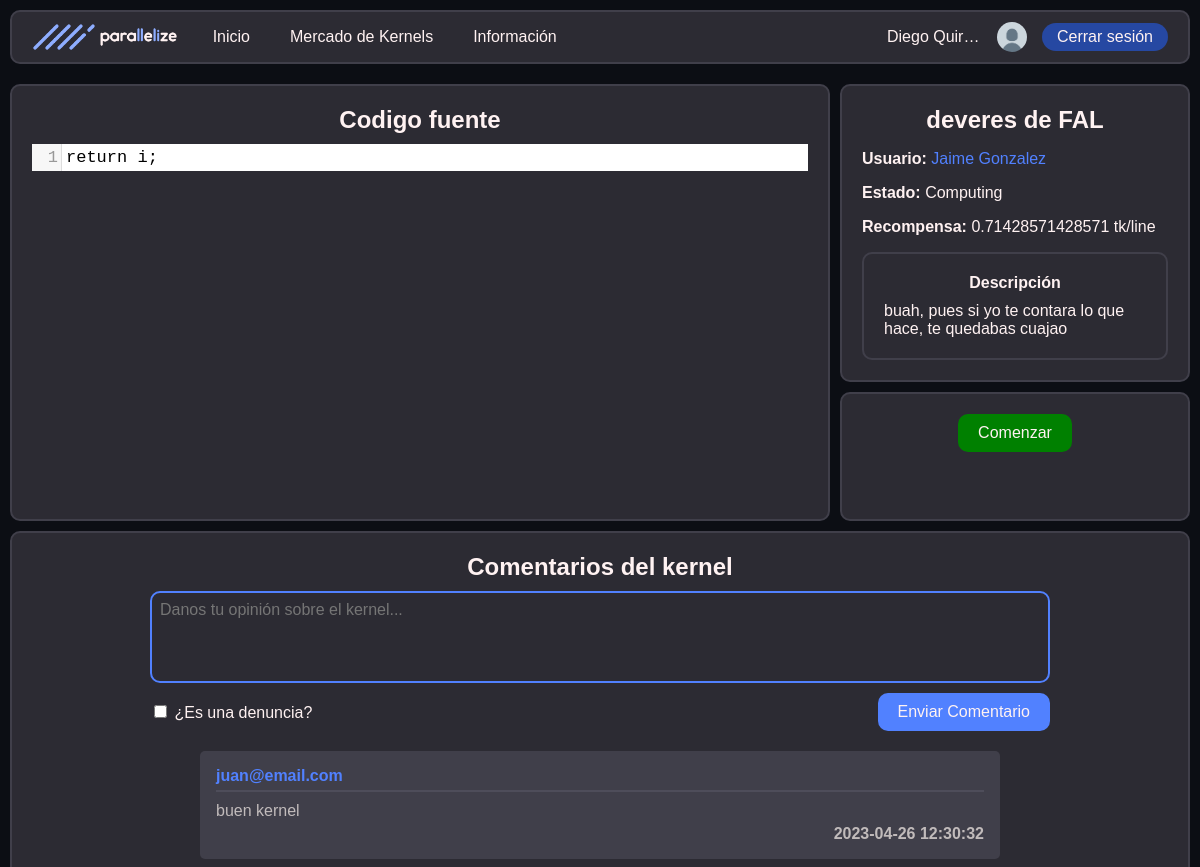
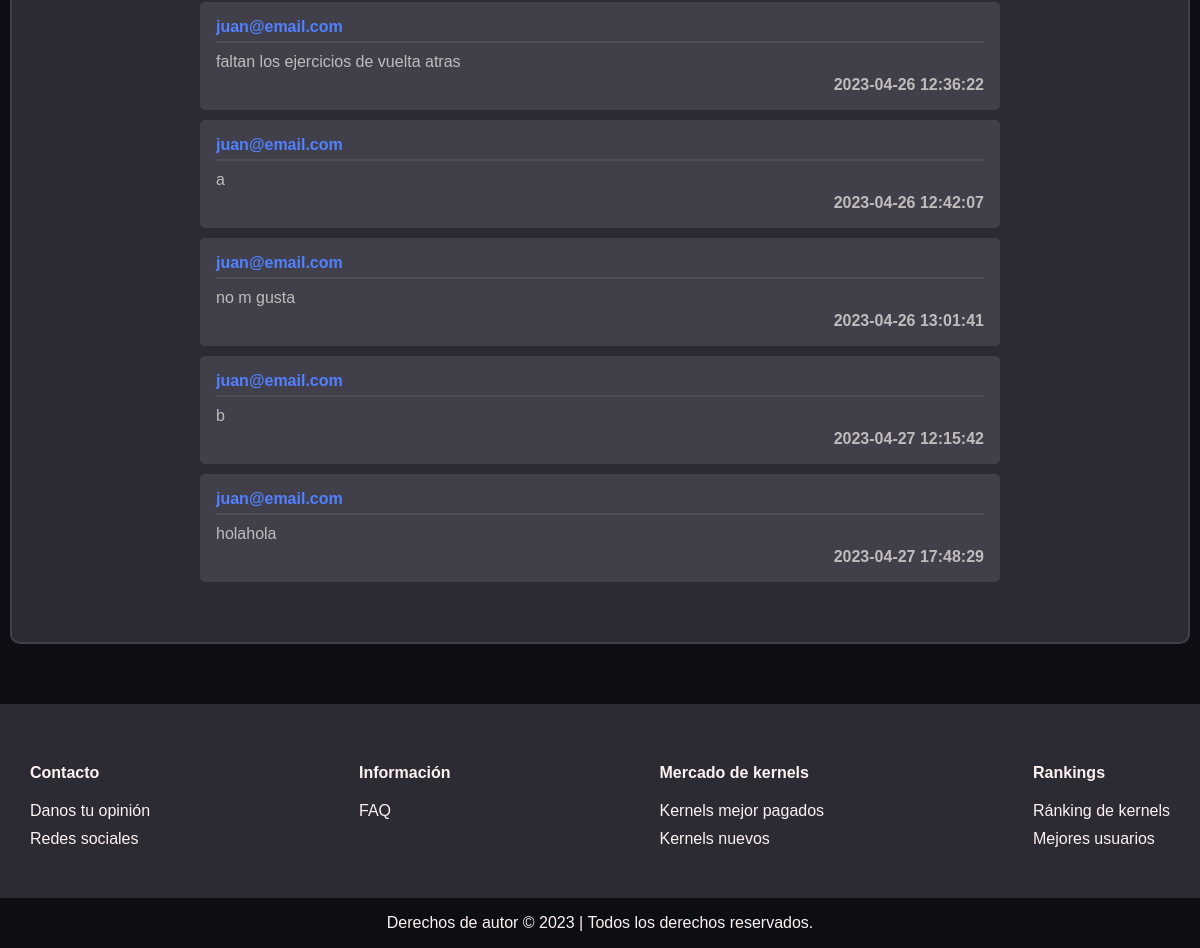
The app's page /kernel_info.php?id=2 (signed in) with its own data (2 pictures, top to bottom).
### tables this page shows
CREATE TABLE `users` (
  `user_email` varchar(60) NOT NULL,
  `user_password` varchar(60) NOT NULL,
  `millis_crunched` int(11) NOT NULL DEFAULT 0,
  `ranking` int(11) NOT NULL DEFAULT -1,
  `tokens` double NOT NULL DEFAULT 0,
  `last_active` date NOT NULL DEFAULT current_timestamp(),
  `blocked` tinyint(1) NOT NULL DEFAULT 0,
  `user_name` varchar(20) NOT NULL,
  `is_admin` tinyint(1) NOT NULL DEFAULT 0
);

CREATE TABLE `kernels` (
  `name` varchar(30) NOT NULL,
  `is_finished` tinyint(1) NOT NULL,
  `user_email` varchar(60) NOT NULL,
  `id` int(11) NOT NULL,
  `js_code` longtext NOT NULL,
  `reward_per_line` double NOT NULL,
  `total_reward` double NOT NULL,
  `description` longtext NOT NULL,
  `upload_time` timestamp NOT NULL DEFAULT current_timestamp(),
  `iteration_count` bigint(20) NOT NULL
);

CREATE TABLE `kernel_comments` (
  `user_email` varchar(60) NOT NULL,
  `kernel_id` int(11) NOT NULL,
  `comment` varchar(1024) NOT NULL,
  `time` datetime NOT NULL DEFAULT current_timestamp(),
  `is_report` tinyint(1) NOT NULL DEFAULT 0
);

### includes/src/dao/Usuario.php (called while the page is built, shortened)
<?php
class Usuario
{
    private $user_name;
    private $user_email;
    public static function buscaUsuario($user_email)
    {
        $conn = Aplicacion::getInstance()->getConexionBd();
        $query = sprintf("SELECT * FROM users U WHERE U.user_email = '%s'", $conn->real_escape_string($user_email));
        $rs = $conn->query($query);
        if ($rs->num_rows == 0) {
            return false;
        } else {
            $fila = $rs->fetch_assoc();
            return new Usuario(
                $fila['user_name'], $fila['user_email'], $fila['user_password'],
                $fila['millis_crunched'], $fila['tokens'], $fila['last_active'], $fila['blocked'],
                $fila['is_admin']
            );
        }
    }
    public function __construct($user_name, $user_email, $user_password, $millis_crunched, $tokens, $last_active, $blocked, $is_admin)
    {
        $this->user_name = $user_name;
        $this->user_email = $user_email;
    }
    public function getName()
    {
        return $this->user_name;
    }
    public function getEmail()
    {
        return $this->user_email;
    }
    public function getPicUrl()
    {
        return RUTA_IMGS . "/default_profile_pic.png";
    }
}

### includes/src/dao/Kernel.php (called while the page is built, shortened)
<?php
class Kernel
{
    private $name;
    private $id;
    private $description;
    private $reward_per_line;
    private $iteration_count;
    private $segment_cache;
    public static function buscaKernelPorId(string $id)
    {
        $conn = Aplicacion::getInstance()->getConexionBd();
        $ret = NUll;
        $query = sprintf("SELECT * FROM kernels K WHERE K.id = '%s'", $conn->real_escape_string($id));
        $rs = $conn->query($query);
        if (mysqli_num_rows($rs)) {
            $rk = $rs->fetch_assoc();
            $ret = new Kernel(
                $rk['name'],
                $rk['user_email'],
                $rk['id'],
                $rk['js_code'],
                $rk['description'],
                $rk['total_reward'],
                $rk['reward_per_line'],
                $rk["iteration_count"],
                $rk['upload_time']
            );
        }
        return $ret;
    }
    public function __construct($name, $user_email, $id, $js_code, $description, $total_reward, $getreward_per_line, $iteration_count, $upload_time)
    {
        $this->name = $name;
        $this->id = $id;
        $this->description = $description;
        $this->reward_per_line = $getreward_per_line;
        $this->iteration_count = $iteration_count;
    }
    public function getname()
    {
        return $this->name;
    }
    public function is_finished()
    {
        for ($i = 0; $i < $this->iteration_count; $i++) {
            $res = $this->result_at($i);
            if ($res == "not_asigned") {
                return false;
            }
        }
        return true;
    }
    public function result_at($n)
    {
        if ($this->segment_cache && $this->segment_cache->contains($n)) {
            $seg = $this->segment_cache;
        } else {
            $seg = \parallelize_namespace\ExecutionSegment::buscaSegmentosConKernelIdQueContenganIt($this->id, $n);
            if (!isset($seg)) {
                return "not_asigned";
            }
            $this->segment_cache = $seg;
        }
        return "not_solved";
    }
    public function getdescription()
    {
        return $this->description;
    }
    public function getreward_per_line()
    {
        return $this->reward_per_line;
    }
}

### includes/src/dao/ExecutionSegment.php (called while the page is built, shortened)
<?php
class ExecutionSegment
{
    public static function buscaSegmentosConKernelIdQueContenganIt($id, $it)
    {
        $conn = Aplicacion::getInstance()->getConexionBd();
        $ret = null;
        $query = sprintf(
            "SELECT * FROM execution_segments K WHERE K.kernel_id = '%s' && K.iteration_start <= %d && K.iteration_end > %d",
            $conn->real_escape_string($id),
            $conn->real_escape_string($it),
            $conn->real_escape_string($it)
        );
        $rs = $conn->query($query);
        return $ret;
    }
}

### includes/config.php (called while the page is built, shortened)
<?php
spl_autoload_register(
    function ($class) {
        $prefix = 'parallelize_namespace\\';
        $base_dir = __DIR__ . "/src/dao/";
        $len = strlen($prefix);
        $relative_class = substr($class, $len);
        $file = $base_dir . str_replace('\\', '/', $relative_class) . '.php';
    }
);
spl_autoload_register(
    function ($class) {
        $prefix = 'parallelize_namespace\\formulario\\';
        $base_dir = __DIR__ . "/src/formularios/";
        $len = strlen($prefix);
        $relative_class = substr($class, $len);
        $file = $base_dir . str_replace('\\', '/', $relative_class) . '.php';
    }
);

### includes/src/dao/ComentarioKernel.php (called while the page is built, shortened)
<?php
class ComentarioKernel
{
    private $user_email;
    private $user_comment;
    private $time;
    public static function buscaComentariosPorKernel($kernel_id)
    {
        $conn = Aplicacion::getInstance()->getConexionBd();
        $query = sprintf(
            'SELECT * FROM kernel_comments WHERE kernel_id = \'%d\'',
            $kernel_id
        );
        $rs = $conn->query($query);
        $result = [];
        while ($row = $rs->fetch_assoc()) {
            $result[] = new ComentarioKernel($row['user_email'], $row['kernel_id'], $row['comment'],
                $row['time'], $row['is_report']);
        }
        return $result;
    }
    public function __construct($user_email, $kernel_id, $user_comment, $time, $is_report){
        $this->user_email = $user_email;
        $this->user_comment = $user_comment;
        $this->time = $time;
    }
    public function getUserEmail(){
        return $this->user_email;
    }
    public function getUserComment(){
        return $this->user_comment;
    }
    public function getTime(){
        return $this->time;
    }
}

### kernel_info.php (the view, shortened to what this page needs)
<?php
require 'includes/config.php';
if (isset($_SESSION["user_email"])) {
    $formulario = new \parallelize_namespace\formulario\FormularioComentario($_GET["id"]);
    $formulario_html = $formulario->gestiona();
}
?>
<!DOCTYPE html>
<html lang="es">
<head>
    <link rel="stylesheet" href="<?= RUTA_CSS ?>/global.css">
    <link rel="stylesheet" href="<?= RUTA_CSS ?>/nav_bar.css">
    <link rel="stylesheet" href="<?= RUTA_CSS ?>/user_nav_bar.css">
    <link rel="stylesheet" href="<?= RUTA_CSS ?>/kernel_info.css">
    <link rel="stylesheet" href="<?= RUTA_CSS ?>/footer.css">
</head>
<body>
    <?php
    require_once("./includes/src/vistas/nav_bar.php");
    ?>
    <div class="main-container">
        <div class="sections-container kernel">
            <div class="section codeBlock">
                <h2 class="title">
                    Codigo fuente
                </h2>
                <div id="sourceCode">
                </div>
                <?php
                $kernel = \parallelize_namespace\Kernel::buscaKernelPorId($_GET["id"]);
                require_once("./js/kernelViz.php");
                ?>
            </div>
            <div class="sections-container kernel-info">
                <div class="section">
                    <h2 class="title centered">
                        <?= $kernel->getname(); ?>
                    </h2>
                    <p><strong>Usuario:</strong>
                        <?php $user = \parallelize_namespace\Usuario::buscaUsuario($kernel->getuser_email()); ?>
                        <a href="profile_view.php?id=<?= $user->getEmail() ?>">
                            <?= $user->getName() ?>
                        </a>
                    </p>
                    <p><strong>Estado:</strong>
                        <?= $kernel->is_finished() == 0 ? "Computing" : "Finished" ?>
                    </p>
                    <p><strong>Recompensa:</strong>
                        <?= $kernel->getreward_per_line() ?> tk/line
                    </p>
                    <div class="section">
                        <h4 class="title">Descripción</h4>
                        <?= $kernel->getdescription() ?>
                    </div>
                </div>
                <div class="section kernel-exec">
                    <button id="btn_box" class="button fill-flex transition"
                        onclick='comenzarEjecucion(<?= $_GET["id"] ?>)'>
                        <span id="btn_text">Ejecutar</span>
                    </button>
                </div>
            </div>
        </div>
            <div class = "sections-container">
                <div id="comments-section" class="section">
                    <h2 class="title">Comentarios del kernel</h2>
                    <?php if (isset($_SESSION["user_email"])): ?>
                        <?= $formulario_html ?>
                    <?php endif; ?>
                    <div class="comments">
                        <?php
                            $comentariosk = \parallelize_namespace\ComentarioKernel::buscaComentariosPorKernel($_GET["id"]);
                            foreach ($comentariosk as $comentariok) {
                                $c_sender = $comentariok->getUserEmail();
                                $c_text = $comentariok->getUserComment();
                                $c_time = $comentariok->getTime();
                        ?>
                            <div class="comment">
                                <div class="header">
                                    <p class="username no-margin"><a href="profile_view.php?id=<?= $c_sender ?>" target="_blank"><?= $c_sender ?></a></p>
                                </div>
                                <div class="body">
                                    <p class="no-margin t-m-white"><?= $c_text ?></p>
                                    <p class="time no-margin t-m-white"><?= $c_time ?></p>
                                </div>
                            </div>
                        <?php } ?>
                    </div>
                </div>
            </div>
    </div>
</body>
<?php require_once("./includes/src/vistas/footer.php"); ?>
</html>

### includes/src/vistas/nav_bar.php (shortened to what this page needs)
<div id="nav-bar-container">
    <div id="nav-bar">
        <div class="nav-bar-sec">
            <a href="index.php"><img src="<?= RUTA_IMGS ?>/logo-h-dMode.png" alt="" height="30"></a>
            <ul class="links-sec">
                <li><a href="index.php">Inicio</a></li>
                <li><a href="kernel_marketplace.php">Mercado de Kernels</a>
                </li>
                <li><a href="FAQ.php">Información</a>
                </li>
            </ul>
        </div>
        <?php if (isset($_SESSION["user_email"])): ?>
            <div class="nav-bar-sec">
                <p class="username no-margin">
                    <a href="user_dashboard.php">
                        <?= \parallelize_namespace\Usuario::buscaUsuario($_SESSION["user_email"])->getName(); ?>
                    </a>
                </p>
                <a href="user_dashboard.php">
                    <img class="circle-border" src="<?= \parallelize_namespace\Usuario::buscaUsuario($_SESSION["user_email"])->getPicUrl(); ?>" alt=""
                        width="30" height="30"/>
                </a>
                <button class="small-button c-h-b-blue" onclick="location.href='logout.php'">Cerrar
                    sesión</button>
            </div>
        <?php endif; ?>
    </div>
</div>

### css/global.css (style rules this page uses)
:root { --main: #8EADFF; --h-blue: #5181FF; --h-b-blue: #2648A2; --gris: #2C2B33; --h-gris: #403f4a; --bg: #0C0E14; --white: #FFF2F2; --m-white: #c1bbbb; --m-text: #9D8A8A; --l-gris: #4E4D5A; --red: #CE4B4B; --green: #51B940; }
body { font-family: Arial, Helvetica, sans-serif; background-color: var(--bg); margin: 0px; color: var(--white); font-weight: 500; min-height: 100vh; display: flex; flex-direction: column; }
.main-container { padding: 10px; flex: 1; }
a { text-decoration: none; color: var(--h-blue); word-break: break-word; }
.c-h-b-blue { background-color: var(--h-b-blue); }
.t-m-white { color: var(--m-white); }
.no-margin { margin: 0px; }
.circle-border { border-radius: 50%; }
.small-button { font: inherit; padding: 5px 15px; border-radius: 15px; border: none; color: inherit; transition: filter 0.4s; cursor: pointer; }
.button { font: inherit; padding: 10px 20px; border-radius: 10px; border: none; color: inherit; transition: filter 0.4s; cursor: pointer; }
.sections-container { display: flex; flex-wrap: wrap; gap: 10px; }
.sections-container .section { background-color: var(--gris); border-radius: 10px; padding: 20px; box-sizing: border-box; flex-grow: 1; border: 2px solid var(--h-gris); overflow: auto; }
.sections-container .section .title { margin: 0px 0px 10px 0px; text-align: center; }
.transition { transition: all 0.5s; }

### css/nav_bar.css (style rules this page uses)
#nav-bar-container { position: sticky; top: 0px; padding: 10px; width: 100%; box-sizing: border-box; z-index: 100; }
#nav-bar { background-color: var(--gris); height: 54px; padding: 0px 20px; box-sizing: border-box; display: flex; align-items: center; justify-content: space-between; border-radius: 10px; width: 100%; border: 2px solid var(--h-gris); }
#nav-bar > .nav-bar-sec { display: flex; gap: 15px; align-items: center; }
#nav-bar ul { list-style-type: none; margin: 0; padding: 0; }
#nav-bar li { transition: all 0.3s; }
#nav-bar a { color: inherit; text-decoration: none; }
#nav-bar .links-sec a { padding: 16px 20px; display: block; }
#nav-bar a > img { display: block; }
#nav-bar .username { max-width: 95px; text-overflow: ellipsis; white-space: nowrap; overflow: hidden; }
#nav-bar > .nav-bar-sec > ul > li { display: inline-block; }
#nav-bar > .nav-bar-sec > ul { display: flex; align-items: center; }

### css/kernel_info.css (style rules this page uses)
.main-container { padding-bottom: 60px; }
.centered { text-align: center }
.codeBlock { box-sizing: border-box; flex-basis: 600px; overflow: hidden; }
#sourceCode { font-family: 'Courier New', Courier, monospace; font-size: 17px; overflow-y: auto; background: #1e1e1e00; max-height: 650px; }
.kernel { flex-wrap: wrap-reverse; margin-bottom: 10px; }
.kernel-info { flex-direction: column; flex-basis: 350px; }
.kernel-exec { display: flex; flex-direction: column; gap: 15px; align-items: center; justify-content: center; }
#comments-section { padding-bottom: 60px; }
.comments { display: flex; flex-direction: column; gap: 10px; margin: auto; max-width: 800px; }
.comment { background-color: var(--h-gris); border-radius: 5px; padding: 16px; display: flex; flex-direction: column; gap: 10px; }
.comment>.header { display: flex; justify-content: space-between; gap: 5px 20px; flex-wrap: wrap; padding-bottom: 5px; border-bottom: 2px solid var(--l-gris); }
.comment>.header>.username { font-weight: bold; }
.comment>.body { display: flex; flex-direction: column; gap: 5px; }
.comment>.body>.time { text-align: end; font-weight: bold; }

### records on screen
users: user_name "Diego Quir…"
kernels: name "deveres de FAL", reward_per_line "0.71428571428571", description "buah, pues si yo te contara lo que hace, te quedabas cuajao"
users: user_name "Jaime Gonzalez"
kernel_comments: user_email "juan@email.com", comment "buen kernel", time "2023-04-26 12:30:32"
kernel_comments: user_email "juan@email.com", comment "faltan los ejercicios de vuelta atras", time "2023-04-26 12:36:22"
kernel_comments: user_email "juan@email.com", comment "a", time "2023-04-26 12:42:07"
kernel_comments: user_email "juan@email.com", comment "no m gusta", time "2023-04-26 13:01:41"
kernel_comments: user_email "juan@email.com", comment "b", time "2023-04-27 12:15:42"
kernel_comments: user_email "juan@email.com", comment "holahola", time "2023-04-27 17:48:29"
